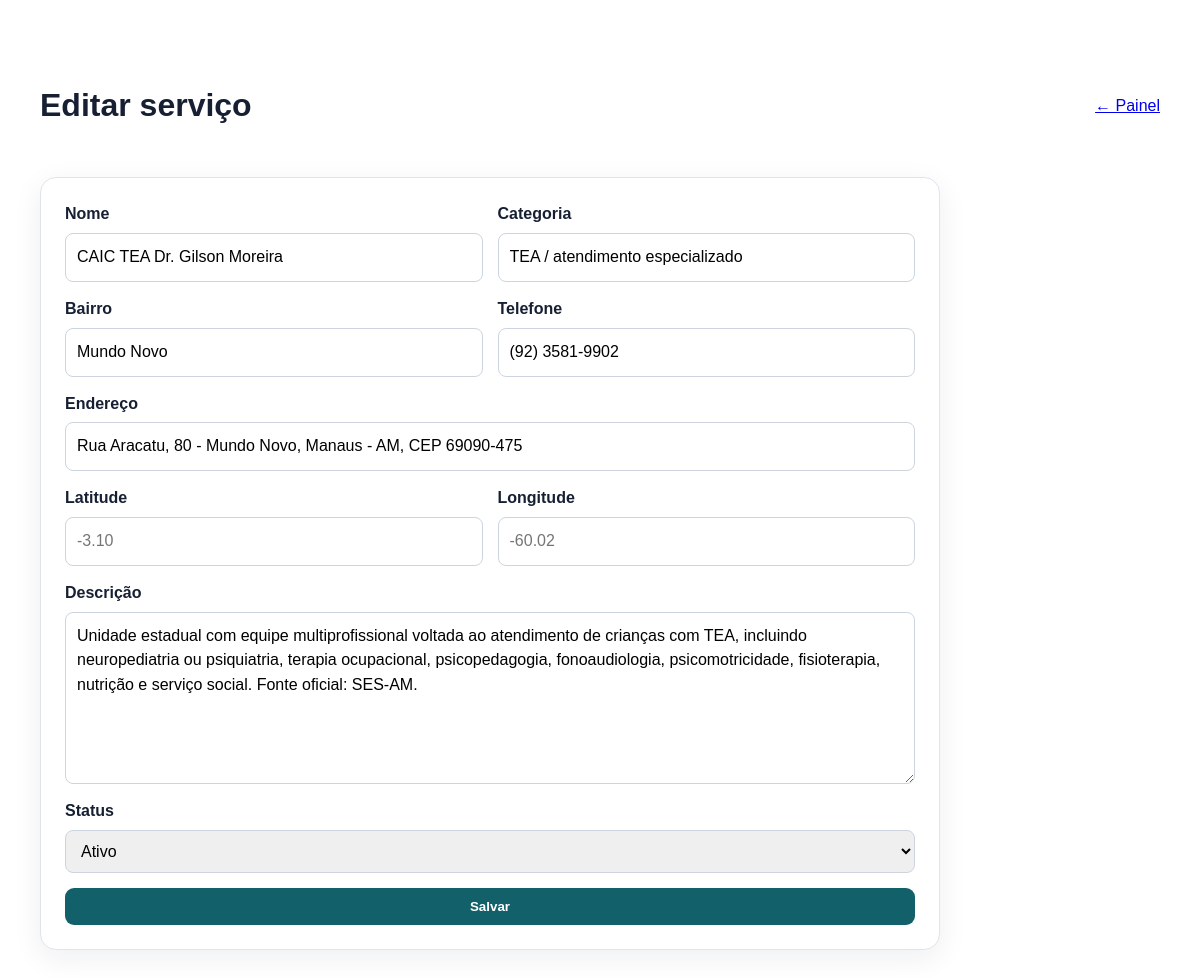
Screenshot of /admin/servico_form.php?id=2 (signed in) with the database file from the repository.
### tables this page shows
CREATE TABLE IF NOT EXISTS servicos (
 id INT AUTO_INCREMENT PRIMARY KEY,
 nome VARCHAR(180) NOT NULL,
 categoria VARCHAR(120) NOT NULL,
 bairro VARCHAR(120),
 endereco VARCHAR(255),
 telefone VARCHAR(60),
 descricao TEXT,
 latitude DECIMAL(10,7),
 longitude DECIMAL(10,7),
 status ENUM('ativo','inativo') NOT NULL DEFAULT 'ativo',
 criado_em TIMESTAMP DEFAULT CURRENT_TIMESTAMP,
 atualizado_em TIMESTAMP DEFAULT CURRENT_TIMESTAMP ON UPDATE CURRENT_TIMESTAMP
);

### admin/servico_form.php (the view, shortened to what this page needs)
<?php
require_once __DIR__ . '/../config/auth.php'; require_admin();
$id=filter_input(INPUT_GET,'id',FILTER_VALIDATE_INT); $s=['nome'=>'','categoria'=>'','bairro'=>'','endereco'=>'','telefone'=>'','descricao'=>'','latitude'=>'','longitude'=>'','status'=>'ativo'];
if($id){$st=$pdo->prepare("SELECT * FROM servicos WHERE id=?");$st->execute([$id]);$s=$st->fetch()?:$s;}
?><!doctype html><html lang="pt-BR"><head><meta charset="utf-8"><meta name="viewport" content="width=device-width,initial-scale=1"><title>Serviço</title><link rel="stylesheet" href="../assets/style.css"></head>
<body><main class="section wrap"><div class="admin-head"><h1><?=$id?'Editar':'Novo'?> serviço</h1><a href="index.php">← Painel</a></div>
<form method="post" class="form panel"><?=csrf_input()?><div class="grid2"><label>Nome<input name="nome" value="<?=htmlspecialchars($s['nome'])?>" required></label><label>Categoria<input name="categoria" value="<?=htmlspecialchars($s['categoria'])?>" required></label></div><div class="grid2"><label>Bairro<input name="bairro" value="<?=htmlspecialchars($s['bairro'])?>"></label><label>Telefone<input name="telefone" value="<?=htmlspecialchars($s['telefone'])?>"></label></div><label>Endereço<input name="endereco" value="<?=htmlspecialchars($s['endereco'])?>"></label><div class="grid2"><label>Latitude<input name="latitude" value="<?=htmlspecialchars($s['latitude'])?>" placeholder="-3.10"></label><label>Longitude<input name="longitude" value="<?=htmlspecialchars($s['longitude'])?>" placeholder="-60.02"></label></div><label>Descrição<textarea name="descricao" rows="6"><?=htmlspecialchars($s['descricao'])?></textarea></label><label>Status<select name="status"><option value="ativo" <?=$s['status']==='ativo'?'selected':''?>>Ativo</option><option value="inativo" <?=$s['status']==='inativo'?'selected':''?>>Inativo</option></select></label><button class="btn">Salvar</button></form></main></body></html>

### assets/style.css (style rules this page uses)
* { box-sizing:border-box }
body { margin:0;font-family:Arial,sans-serif;color:#172033;background:#fff;line-height:1.55 }
.wrap { max-width:1120px;margin:auto;padding:0 20px }
.hero-card,.panel { background:#fff;border:1px solid #dfe5ec;border-radius:16px;padding:24px;box-shadow:0 8px 30px #15223812 }
.btn { display:inline-block;border:0;background:#12616a;color:#fff;padding:11px 18px;border-radius:9px;text-decoration:none;font-weight:700;cursor:pointer }
.section { padding:60px 0 }
.filters input,.filters select,.form input,.form select,.form textarea { width:100%;padding:11px;border:1px solid #ccd5df;border-radius:8px;font:inherit }
.form { display:grid;gap:15px;max-width:900px }
.grid2 { display:grid;grid-template-columns:1fr 1fr;gap:15px }
.form label { font-weight:700 }
.form label input,.form label select,.form label textarea { display:block;margin-top:6px;font-weight:400 }
.admin-head { display:flex;justify-content:space-between;align-items:center;gap:20px;margin-bottom:25px }

### rows the page displays
servicos: nome "CAIC TEA Dr. Gilson Moreira", categoria "TEA / atendimento especializado", bairro "Mundo Novo", telefone "(92) 3581-9902", endereco "Rua Aracatu, 80 - Mundo Novo, Manaus - AM, CEP 69090-475", descricao "Unidade estadual com equipe multiprofissional voltada ao atendimento de crianças com TEA, incluindo neuropediatria ou psiquiatria, terapia ocupacional, psicopedagogia, fonoaudiologia, psicomotricidade, fisioterapia, nutrição e serviço social. Fonte oficial: SES-AM.", status "Ativo"
